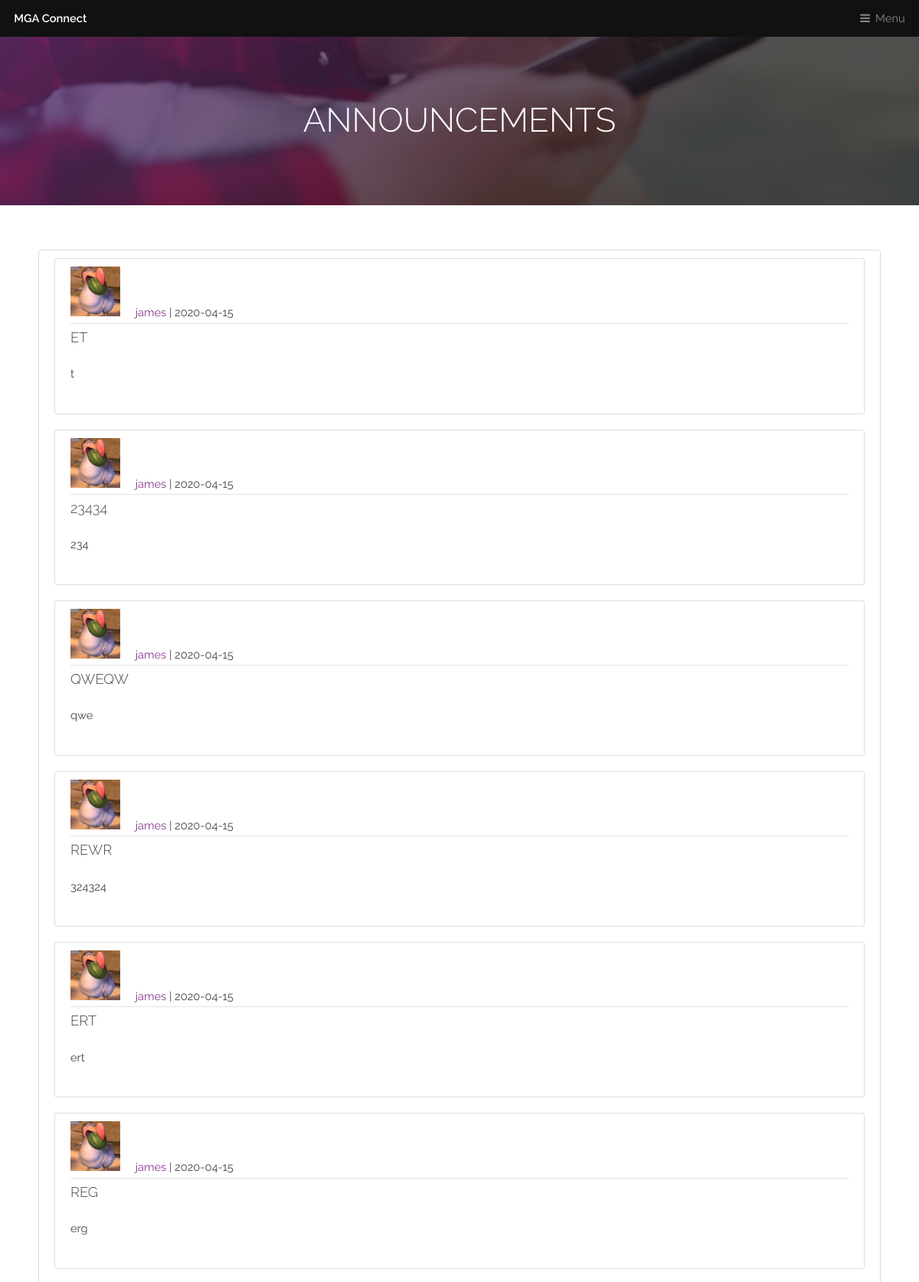
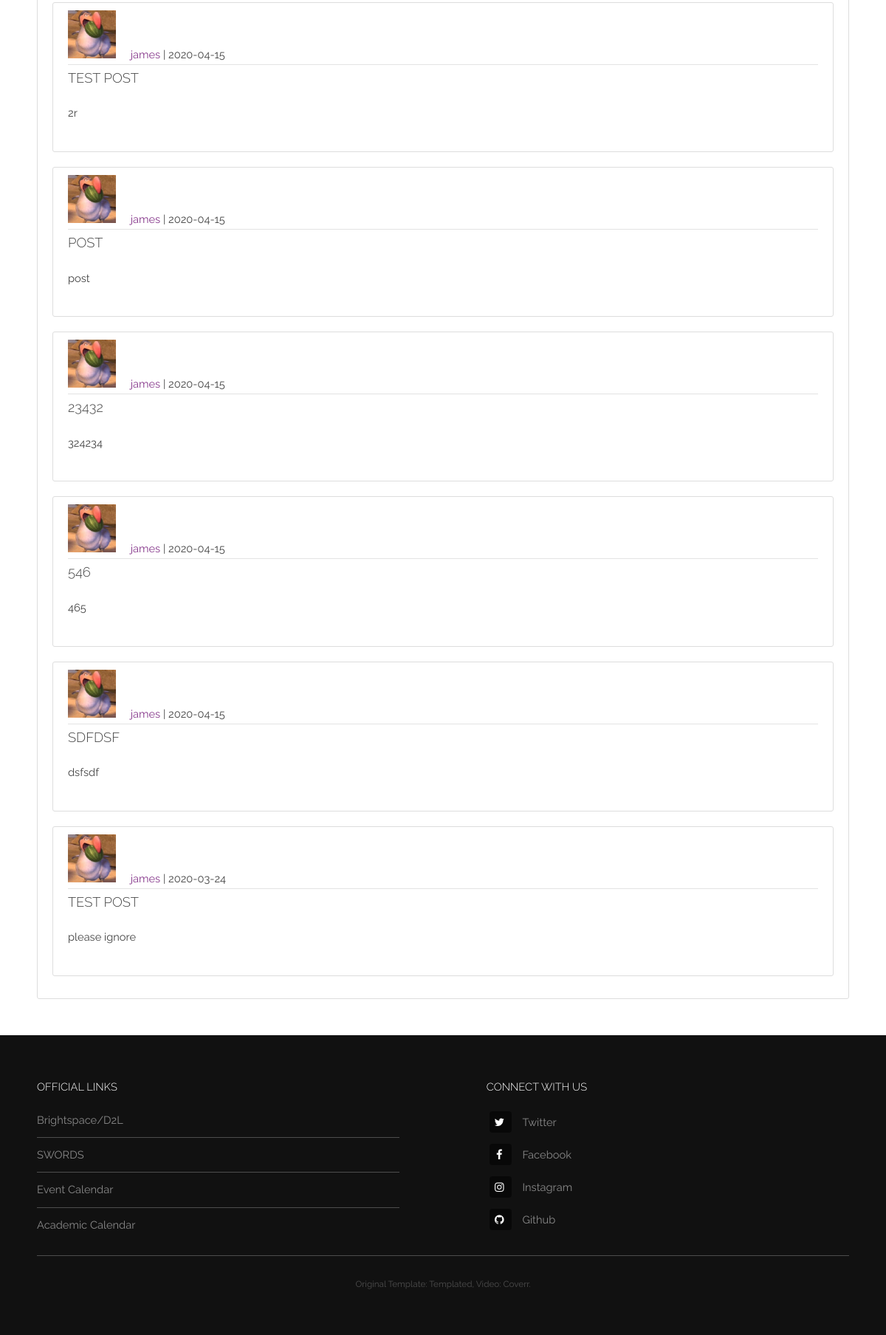
Page /news on the committed database (2 pictures, top to bottom).
### app/models.py (models this page shows, shortened)
class Post(db.Model):
    id = db.Column(db.Integer, primary_key=True)
    title = db.Column(db.String(100), nullable=False)
    date_posted = db.Column(db.DateTime, nullable=False, default=datetime.utcnow)
    content = db.Column(db.Text, nullable=False)
    user_id = db.Column(db.Integer, db.ForeignKey('user.id'), nullable=False)

class User(db.Model, UserMixin):
    id = db.Column(db.Integer, primary_key=True)
    username = db.Column(db.String(20), unique=True, nullable=False)
    stu_id = db.Column(db.String(9), unique=True, nullable=False)
    email = db.Column(db.String(60), unique=True, nullable=False)
    image_file = db.Column(db.String(20), nullable=False, default='default.jpg')
    about_me = db.Column(db.String(250))
    last_seen = db.Column(db.DateTime, default=datetime.today())
    password = db.Column(db.String(30), nullable=False)
    posts = db.relationship('Post', backref='author', lazy=True)
    roles = db.relationship('Role', secondary='user_roles', backref=db.backref('users', lazy='dynamic'))

### app/routes.py (the view)
def news():
    posts = Post.query.order_by(Post.id.desc()).all()
    return render_template('news.html', title='News', posts=posts)

### app/routes.py (called while the page is built)
@app.before_request
def before_request():
    if current_user.is_authenticated:
        current_user.last_seen = datetime.utcnow()
        db.session.commit()

### app/templates/news.html (shortened to what this page needs)
<div id="heading" >
    <h1>Announcements</h1>
</div>
{% extends "template.html" %}
{% block content %}
    <section id="main" class="wrapper">
        <div class="inner">
            <div class="content-section">
                {% for post in posts %}
                    <article class="media content-section">
                        <div class="media-body">
                            <div class="article-metadata">
                                <img class="rounded-circle article-img" src="{{ url_for('static', filename='images/profile_pics/' + post.author.image_file) }}">
                                <a class="mr-2" href="{{ url_for('account', stu_id=post.author.stu_id) }}">{{ post.author.username }}</a>
                                | <small class="text-muted">{{ post.date_posted.strftime('%Y-%m-%d') }}</small>
                            </div>
                            <h3><a class="article-title" href="{{ url_for('post', post_id=post.id) }}">{{ post.title }}</a></h3>
                            <p class="article-content">{{ post.content }}</p>
                        </div>
                    </article>
                {% endfor %}
            </div>
        </div>
    </section>
{% endblock content %}

### rows in the picture
Post: image_file (picture), author.username "james", date_posted "2020-04-15", title "ET", content "t"
Post: image_file (picture), author.username "james", date_posted "2020-04-15", title "23434", content "234"
Post: image_file (picture), author.username "james", date_posted "2020-04-15", title "QWEQW", content "qwe"
Post: image_file (picture), author.username "james", date_posted "2020-04-15", title "REWR", content "324324"
Post: image_file (picture), author.username "james", date_posted "2020-04-15", title "ERT", content "ert"
Post: image_file (picture), author.username "james", date_posted "2020-04-15", title "REG", content "erg"
Post: image_file (picture), author.username "james", date_posted "2020-04-15", title "TEST POST", content "2r"
Post: image_file (picture), author.username "james", date_posted "2020-04-15", title "POST", content "post"
Post: image_file (picture), author.username "james", date_posted "2020-04-15", title "23432", content "324234"
Post: image_file (picture), author.username "james", date_posted "2020-04-15", title "546", content "465"
Post: image_file (picture), author.username "james", date_posted "2020-04-15", title "SDFDSF", content "dsfsdf"
Post: image_file (picture), author.username "james", date_posted "2020-03-24", title "TEST POST", content "please ignore"
